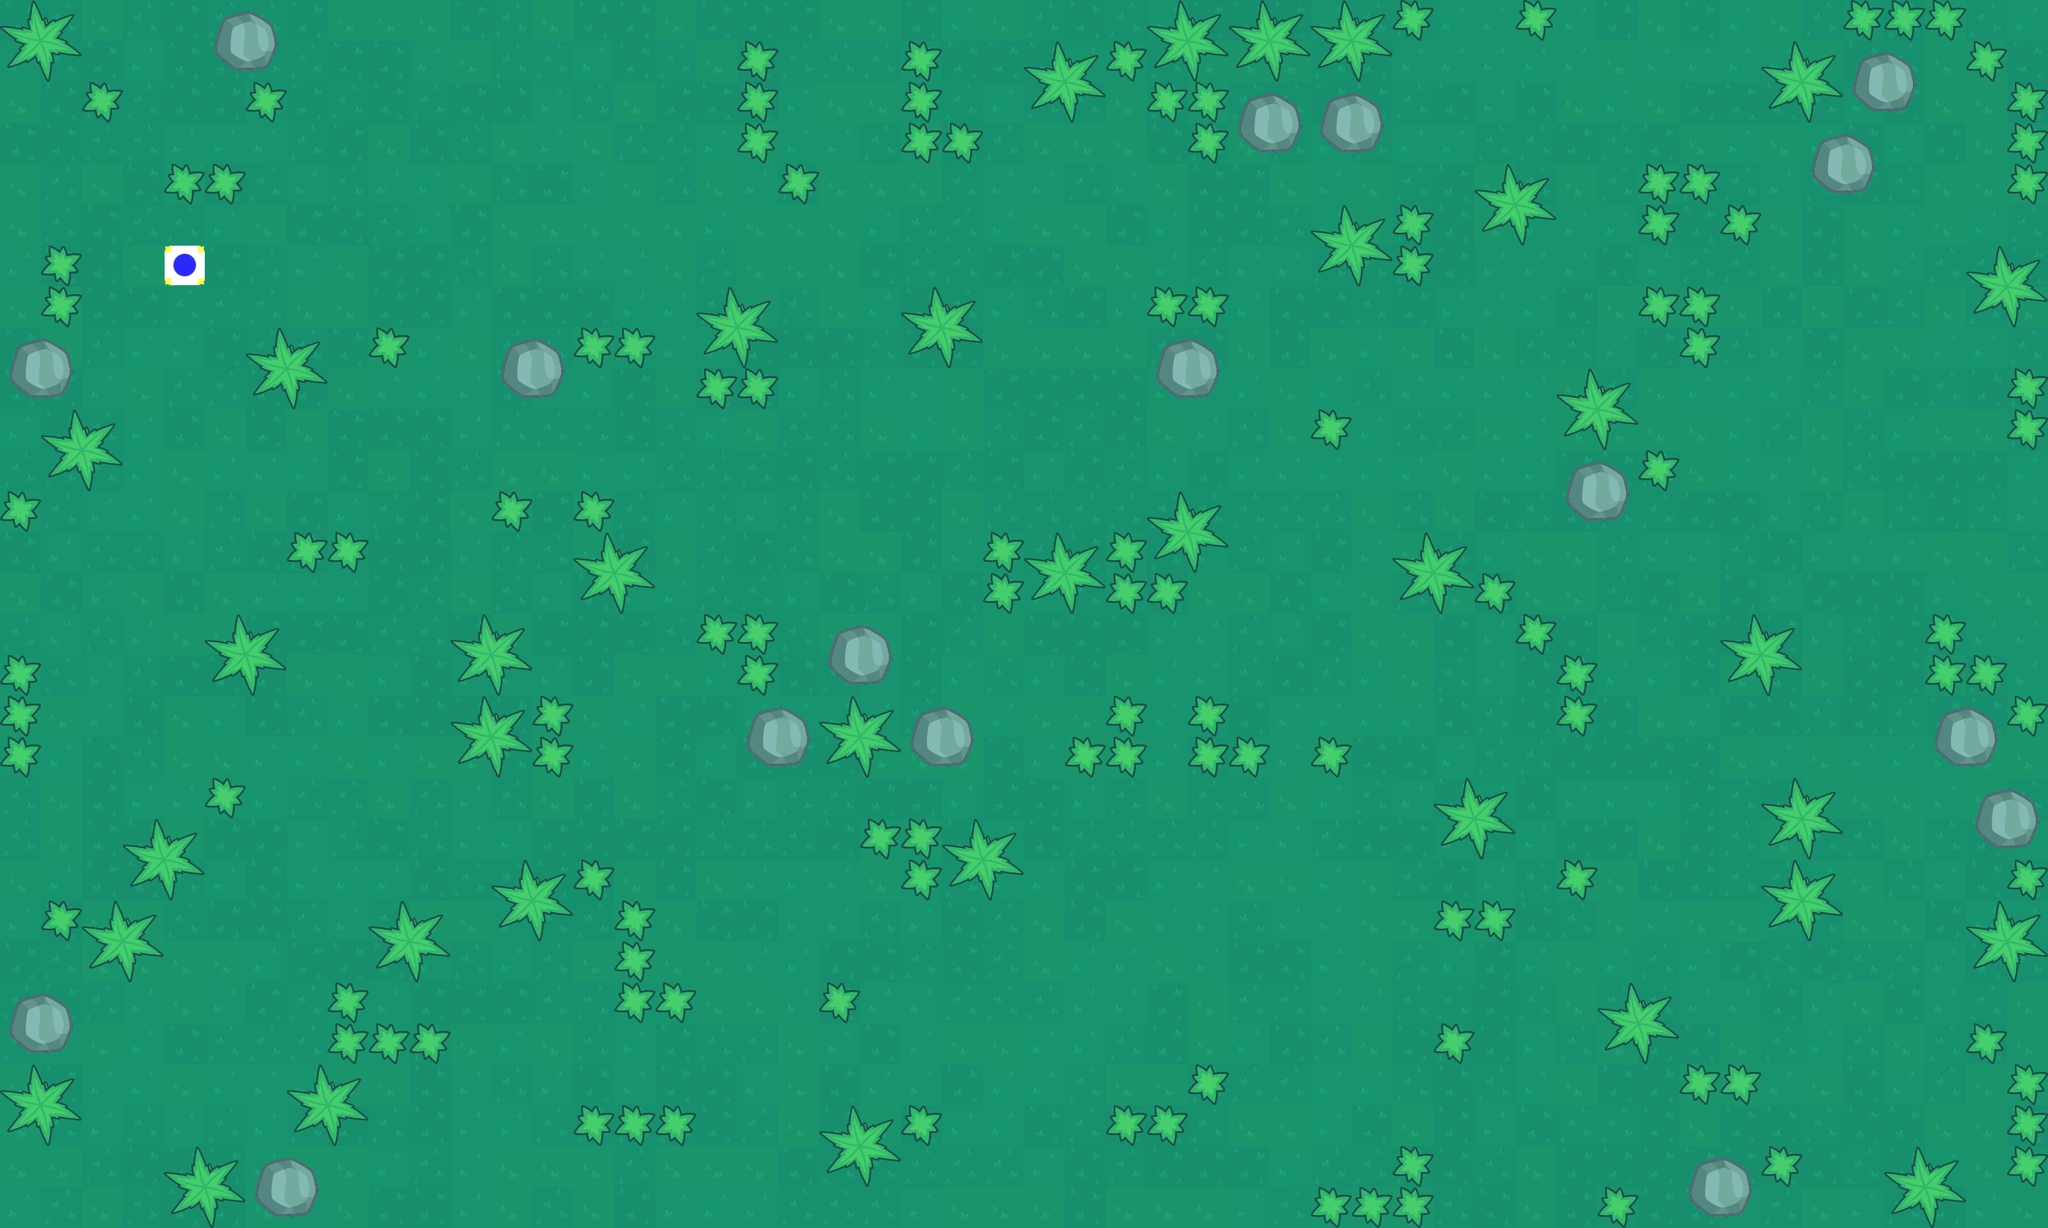

Rendered tile map (Tiled .tmx) drawn with the repository's tilesets; below, a short description and the map source with its tile grids summarised:
An orthogonal 50x30 tile map with 64x64 px tiles, 3 tile layers (Слой тайлов 3, Слой тайлов 1, Слой тайлов 2), 5 tilesets and 122 objects (112x wall, player, mob_s).

<map version="1.5" tiledversion="1.5.0" orientation="orthogonal" renderorder="right-down" width="50" height="30" tilewidth="64" tileheight="64" infinite="0" nextlayerid="9" nextobjectid="149">
 <tileset firstgid="1" name="Rock" tilewidth="64" tileheight="64" tilecount="4" columns="2">
  <image source="../img/1ур/Rock.png" width="128" height="128" />
 </tileset>
 <tileset firstgid="5" source="Palm.tsx" />
 <tileset firstgid="9" source="bush.tsx" />
 <tileset firstgid="10" source="spritesheet_tiles1.tsx" />
 <tileset firstgid="550" source="машина.tsx" />
 <layer id="8" name="Слой тайлов 3" width="50" height="30">
  <data>[1500 cells, 50 non-empty, 4 distinct tile ids]</data>
 </layer>
 <layer id="1" name="Слой тайлов 1" width="50" height="30">
  <data>[1500 cells, 1500 non-empty, 4 distinct tile ids]</data>
 </layer>
 <layer id="6" name="Слой тайлов 2" width="50" height="30">
  <data>[1500 cells, 340 non-empty, 10 distinct tile ids]</data>
 </layer>
 <objectgroup id="7" name="Слой объектов 1">
  <object id="7" name="wall" x="1800" y="452" width="120" height="188" />
  <object id="8" x="3556" y="1424" />
  <object id="9" name="wall" x="2052" y="316" width="192" height="136" />
  <object id="10" name="wall" x="1536" y="836" width="316" height="132" />
  <object id="11" name="wall" x="1796" y="768" width="128" height="124" />
  <object id="12" type="wall" x="1800" y="8" width="368" height="172" />
  <object id="13" name="wall" x="2172" y="4" width="68" height="56" />
  <object id="14" x="2468" y="-102" height="2" />
  <object id="15" name="wall" x="1854" y="180" width="322" height="78" />
  <object id="16" name="wall" x="1406" y="68" width="68" height="186" />
  <object id="17" name="wall" x="1476" y="190" width="62" height="64" />
  <object id="18" name="wall" x="1154" y="62" width="64" height="194" />
  <object id="19" name="wall" x="1218" y="256" width="62" height="60" />
  <object id="20" name="wall" x="1604" y="66" width="124" height="124" />
  <object id="21" name="wall" x="1732" y="68" width="64" height="60" />
  <object id="22" name="wall" x="2368" y="-6" width="66" height="70" />
  <object id="23" name="wall" x="1408" y="450" width="130" height="126" />
  <object id="24" name="wall" x="1088" y="450" width="132" height="190" />
  <object id="25" name="wall" x="1090" y="962" width="126" height="66" />
  <object id="26" x="1156" y="1030" width="58" height="56" />
  <object id="27" x="1150" y="1086" />
  <object id="28" name="wall" x="1152" y="1090" width="382" height="126" />
  <object id="30" name="wall" x="1282" y="958" width="126" height="132" />
  <object id="31" name="wall" x="2" y="-4" width="124" height="132" />
  <object id="32" name="wall" x="130" y="128" width="60" height="62" />
  <object id="33" name="wall" x="252" y="252" width="130" height="70" />
  <object id="34" name="wall" x="314" y="2" width="136" height="128" />
  <object id="35" name="wall" x="382" y="128" width="66" height="66" />
  <object id="40" name="wall" x="66" y="384" width="62" height="108" />
  <object id="41" name="wall" x="2" y="536" width="106" height="100" />
  <object id="43" name="wall" x="66" y="638" width="126" height="130" />
  <object id="44" x="2" y="768" width="16" height="2" />
  <object id="45" name="wall" x="4" y="770" width="62" height="62" />
  <object id="46" name="wall" x="-2" y="1026" width="68" height="190" />
  <object id="47" x="320" y="954" />
  <object id="48" name="wall" x="320" y="954" width="130" height="136" />
  <object id="49" name="wall" x="452" y="832" width="124" height="64" />
  <object id="50" name="wall" x="384" y="510" width="130" height="132" />
  <object id="52" name="wall" x="576" y="512" width="62" height="62" />
  <object id="53" name="wall" x="772" y="512" width="124" height="128" />
  <object id="54" name="wall" x="896" y="510" width="130" height="68" />
  <object id="55" name="wall" x="772" y="768" width="56" height="62" />
  <object id="56" name="wall" x="896" y="768" width="64" height="64" />
  <object id="57" name="wall" x="894" y="830" width="136" height="132" />
  <object id="58" name="wall" x="2" y="1566" width="108" height="100" />
  <object id="59" name="wall" x="-2" y="1664" width="134" height="130" />
  <object id="60" name="wall" x="64" y="1410" width="64" height="64" />
  <object id="61" name="wall" x="140" y="1410" width="120" height="120" />
  <object id="62" name="wall" x="190" y="1280" width="130" height="128" />
  <object id="63" name="wall" x="324" y="1216" width="62" height="62" />
  <object id="64" name="wall" x="510" y="1538" width="72" height="126" />
  <object id="65" name="wall" x="580" y="1600" width="128" height="64" />
  <object id="66" name="wall" x="450" y="1662" width="124" height="112" />
  <object id="67" name="wall" x="256" y="1802" width="120" height="114" />
  <object id="68" name="wall" x="574" y="1406" width="134" height="128" />
  <object id="69" name="wall" x="766" y="1346" width="132" height="126" />
  <object id="70" name="wall" x="898" y="1344" width="66" height="66" />
  <object id="71" name="wall" x="958" y="1406" width="70" height="192" />
  <object id="72" name="wall" x="1028" y="1534" width="62" height="66" />
  <object id="73" name="wall" x="894" y="1728" width="198" height="66" />
  <object id="74" name="wall" x="1284" y="1538" width="60" height="62" />
  <object id="76" name="wall" x="706" y="960" width="126" height="256" />
  <object id="77" name="wall" x="834" y="1088" width="66" height="130" />
  <object id="78" name="wall" x="1280" y="1726" width="130" height="128" />
  <object id="79" name="wall" x="1406" y="1730" width="66" height="62" />
  <object id="80" name="wall" x="1344" y="1280" width="126" height="66" />
  <object id="81" name="wall" x="1410" y="1348" width="70" height="56" />
  <object id="82" name="wall" x="1470" y="1282" width="130" height="130" />
  <object id="83" name="wall" x="1660.61" y="1148.48" width="130.303" height="63.6364" />
  <object id="84" name="wall" x="1728" y="1089.33" width="65.3333" height="60" />
  <object id="85" name="wall" x="1856" y="1089.33" width="64" height="125.333" />
  <object id="86" name="wall" x="1922.67" y="1153.33" width="61.3333" height="62.6667" />
  <object id="89" name="wall" x="1728" y="1726.67" width="128" height="68" />
  <object id="90" name="wall" x="1857.33" y="1662.67" width="64" height="65.3333" />
  <object id="91" name="wall" x="2049.33" y="1856" width="189.333" height="64" />
  <object id="92" name="wall" x="2174.67" y="1792" width="64" height="62.6667" />
  <object id="93" name="wall" x="2240" y="1409.33" width="129.333" height="61.3333" />
  <object id="94" x="2238.67" y="1602.67" />
  <object id="95" name="wall" x="2238.67" y="1602.67" width="65.3333" height="60" />
  <object id="96" name="wall" x="2497.33" y="1857.33" width="61.3333" height="61.3333" />
  <object id="98" name="wall" x="2622.67" y="1661.33" width="128" height="68" />
  <object id="99" name="wall" x="2496" y="1536" width="128" height="128" />
  <object id="100" name="wall" x="2625.33" y="1785.33" width="129.333" height="132" />
  <object id="101" name="wall" x="2753.33" y="1793.33" width="64" height="62.667" />
  <object id="102" name="wall" x="2942.67" y="1790.67" width="128" height="129.333" />
  <object id="103" x="3137.33" y="1665.33" width="60" height="189.333" />
  <object id="104" name="wall" x="3074.67" y="1598.67" width="61.3333" height="64" />
  <object id="105" name="wall" x="2753.33" y="1213.33" width="126.667" height="256" />
  </objectgroup>
</map>
<!-- 34 of 122 objects omitted -->
